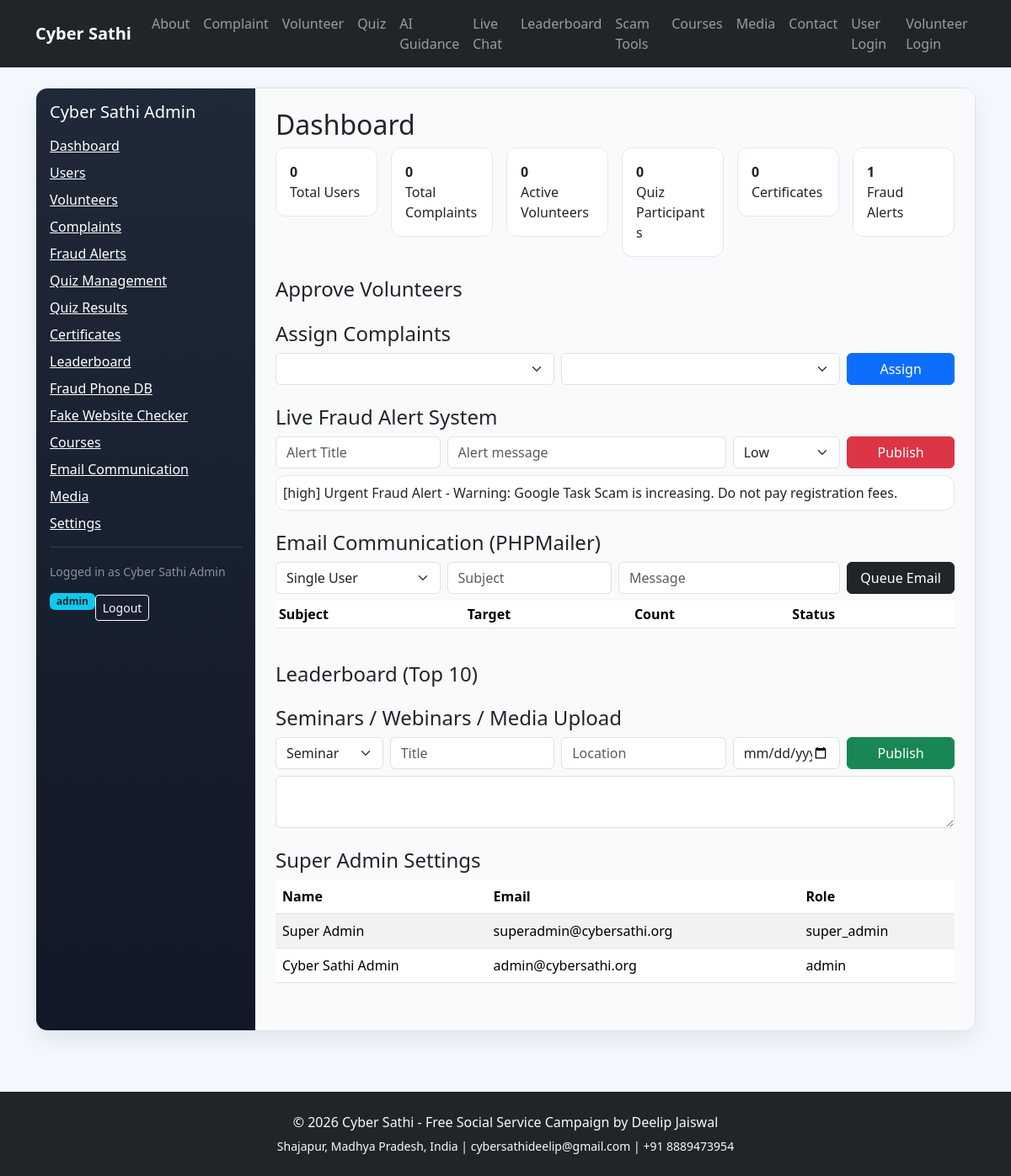
The page /admin/index.php (signed in) on the database its author committed.
### tables this page shows
CREATE TABLE fraud_alerts (
  id INT AUTO_INCREMENT PRIMARY KEY,
  title VARCHAR(180) NOT NULL,
  message TEXT NOT NULL,
  severity ENUM('low','medium','high') DEFAULT 'medium',
  is_active TINYINT DEFAULT 1,
  created_at TIMESTAMP DEFAULT CURRENT_TIMESTAMP
);

### config/config.php (called while the page is built, shortened)
<?php
function e(string $v): string { return htmlspecialchars($v, ENT_QUOTES, 'UTF-8'); }

### admin/index.php (the view, shortened to what this page needs)
<?php require_once __DIR__ . '/../config/db.php'; ensure_admin();
$qall=function(string $sql) use ($pdo): array{ try{return $pdo->query($sql)->fetchAll();}catch(Throwable $e){return [];} };
$qscalar=function(string $sql) use ($pdo): int{ try{return (int)$pdo->query($sql)->fetchColumn();}catch(Throwable $e){return 0;} };
$complaints=$qall('SELECT * FROM complaints ORDER BY id DESC');
$approved=$qall('SELECT * FROM volunteers WHERE approval_status="approved"');
$users=$qscalar('SELECT COUNT(*) FROM users');
$alerts=$qall('SELECT * FROM fraud_alerts ORDER BY id DESC LIMIT 10');
$admins=$qall('SELECT id,name,email,role FROM admin ORDER BY id DESC');
$leaderboard=$qall('SELECT participant_name,MAX(score) as score FROM quiz_results GROUP BY participant_name ORDER BY score DESC LIMIT 10');
include __DIR__ . '/../includes/header.php'; ?>
<div class="container py-4"><div class="wp-shell">
<aside class="wp-sidebar p-3">
<h5 class="mb-3">Cyber Sathi Admin</h5>
<a class="d-block text-white mb-2" href="#dashboard">Dashboard</a><a class="d-block text-white mb-2" href="#users">Users</a><a class="d-block text-white mb-2" href="#volunteers">Volunteers</a><a class="d-block text-white mb-2" href="#complaints">Complaints</a><a class="d-block text-white mb-2" href="#alerts">Fraud Alerts</a><a class="d-block text-white mb-2" href="#quiz">Quiz Management</a><a class="d-block text-white mb-2" href="#results">Quiz Results</a><a class="d-block text-white mb-2" href="#certificates">Certificates</a><a class="d-block text-white mb-2" href="#leaderboard">Leaderboard</a><a class="d-block text-white mb-2" href="#phones">Fraud Phone DB</a><a class="d-block text-white mb-2" href="#checker">Fake Website Checker</a><a class="d-block text-white mb-2" href="#courses">Courses</a><a class="d-block text-white mb-2" href="#email">Email Communication</a><a class="d-block text-white mb-2" href="#media">Media</a><a class="d-block text-white mb-2" href="#settings">Settings</a>
<hr class="text-white-50"><small class="text-white-50">Logged in as <?= e($_SESSION['admin_name'] ?? 'Admin') ?></small><span class="badge bg-info text-dark mt-2"><?= e($_SESSION['admin_role'] ?? 'admin') ?></span><a class="btn btn-sm btn-outline-light mt-3" href="/admin/logout.php">Logout</a>
</aside>
<section class="wp-main p-4">
<h2 id="dashboard">Dashboard</h2>
<div class="row g-3 mb-4"><div class="col-md-2"><div class="card p-3"><strong><?= $users ?></strong><span>Total Users</span></div></div><div class="col-md-2"><div class="card p-3"><strong><?= count($complaints) ?></strong><span>Total Complaints</span></div></div><div class="col-md-2"><div class="card p-3"><strong><?= count($approved) ?></strong><span>Active Volunteers</span></div></div><div class="col-md-2"><div class="card p-3"><strong><?= $qscalar('SELECT COUNT(*) FROM quiz_results') ?></strong><span>Quiz Participants</span></div></div><div class="col-md-2"><div class="card p-3"><strong><?= $qscalar('SELECT COUNT(*) FROM quiz_results') ?></strong><span>Certificates</span></div></div><div class="col-md-2"><div class="card p-3"><strong><?= $qscalar('SELECT COUNT(*) FROM fraud_alerts WHERE is_active=1') ?></strong><span>Fraud Alerts</span></div></div></div>
<h4 id="volunteers">Approve Volunteers</h4>
<h4 id="complaints" class="mt-4">Assign Complaints</h4><form method="post" class="row g-2"><div class="col-md-5"><select name="complaint_id" class="form-select"></select></div><div class="col-md-5"><select name="volunteer_id" class="form-select"></select></div><div class="col-md-2"><button class="btn btn-primary w-100">Assign</button></div></form>
<h4 id="alerts" class="mt-4">Live Fraud Alert System</h4><form method="post" class="row g-2"><?= csrf_input() ?><input type="hidden" name="create_alert" value="1"><div class="col-md-3"><input name="title" class="form-control" placeholder="Alert Title" required></div><div class="col-md-5"><input name="message" class="form-control" placeholder="Alert message" required></div><div class="col-md-2"><select name="severity" class="form-select"><option value="low">Low</option><option value="medium">Medium</option><option value="high">High</option></select></div><div class="col-md-2"><button class="btn btn-danger w-100">Publish</button></div></form><?php foreach($alerts as $a): ?><div class="card p-2 mt-2">[<?= e($a['severity']) ?>] <?= e($a['title']) ?> - <?= e($a['message']) ?></div><?php endforeach; ?>
<h4 id="email" class="mt-4">Email Communication (PHPMailer)</h4><form method="post" action="/api/send_email.php" class="row g-2"><div class="col-md-3"><select name="recipient_type" class="form-select"><option value="single">Single User</option></select></div><div class="col-md-3"><input name="subject" class="form-control" placeholder="Subject" required></div><div class="col-md-4"><input name="message" class="form-control" placeholder="Message" required></div><div class="col-md-2"><button class="btn btn-dark w-100">Queue Email</button></div></form><div class="table-responsive mt-2"><table class="table table-sm"><thead><tr><th>Subject</th><th>Target</th><th>Count</th><th>Status</th></tr></thead></table></div>
<h4 id="leaderboard" class="mt-4">Leaderboard (Top 10)</h4><?php foreach($leaderboard as $i=>$l): ?><div><?= $i+1 ?>. <?= e($l['participant_name']) ?> - <?= (int)$l['score'] ?></div><?php endforeach; ?>
<h4 id="media" class="mt-4">Seminars / Webinars / Media Upload</h4><form method="post" class="row g-2"><?= csrf_input() ?><input type="hidden" name="create_event" value="1"><div class="col-md-2"><select name="event_type" class="form-select"><option>Seminar</option><option>Webinar</option><option>News</option><option>Media</option></select></div><div class="col-md-3"><input name="title" class="form-control" required placeholder="Title"></div><div class="col-md-3"><input name="location" class="form-control" placeholder="Location"></div><div class="col-md-2"><input type="date" name="event_date" class="form-control" required></div><div class="col-md-2"><button class="btn btn-success w-100">Publish</button></div><div class="col-12"><textarea name="description" class="form-control" required></textarea></div></form>
<h4 id="settings" class="mt-4">Super Admin Settings</h4><div class="table-responsive mb-3"><table class="table table-striped"><thead><tr><th>Name</th><th>Email</th><th>Role</th></tr></thead><tbody><?php foreach($admins as $a): ?><tr><td><?= e($a['name']) ?></td><td><?= e($a['email']) ?></td><td><?= e($a['role']) ?></td></tr><?php endforeach; ?></tbody></table></div>
</section></div></div>
<?php include __DIR__ . '/../includes/footer.php'; ?>

### assets/css/style.css (style rules this page uses)
body { background:#f4f8ff }
.wp-shell { display:grid;grid-template-columns:260px 1fr;gap:0;background:#fff;border:1px solid #dce3ef;border-radius:14px;overflow:hidden;box-shadow:0 12px 30px rgba(0,0,0,.08) }
.wp-sidebar { background:linear-gradient(180deg,#1f2937,#111827);color:#fff;min-height:100% }
.wp-main { background:#f8fafc }
.wp-main .card { border:1px solid #e2e8f0;border-radius:12px }

### rows shown on the page
fraud_alerts: severity "high", title "Urgent Fraud Alert", message "Warning: Google Task Scam is increasing. Do not pay registration fees."

### other values the page prints
$_SESSION['admin_name'] "Cyber Sathi Admin"
$_SESSION['admin_role'] "admin"
$users "0"
count($complaints) "0"
count($approved) "0"
$qscalar('SELECT COUNT(*) FROM quiz_results') "0"
$qscalar('SELECT COUNT(*) FROM fraud_alerts WHERE is_active=1') "1"
$a['name'] "Super Admin"
$a['email'] "superadmin@cybersathi.org"
$a['role'] "super_admin"
$a['name'] "Cyber Sathi Admin"
$a['email'] "admin@cybersathi.org"
$a['role'] "admin"
FOUNDER_NAME "Deelip Jaiswal"
FOUNDER_LOCATION "Shajapur, Madhya Pradesh, India"
